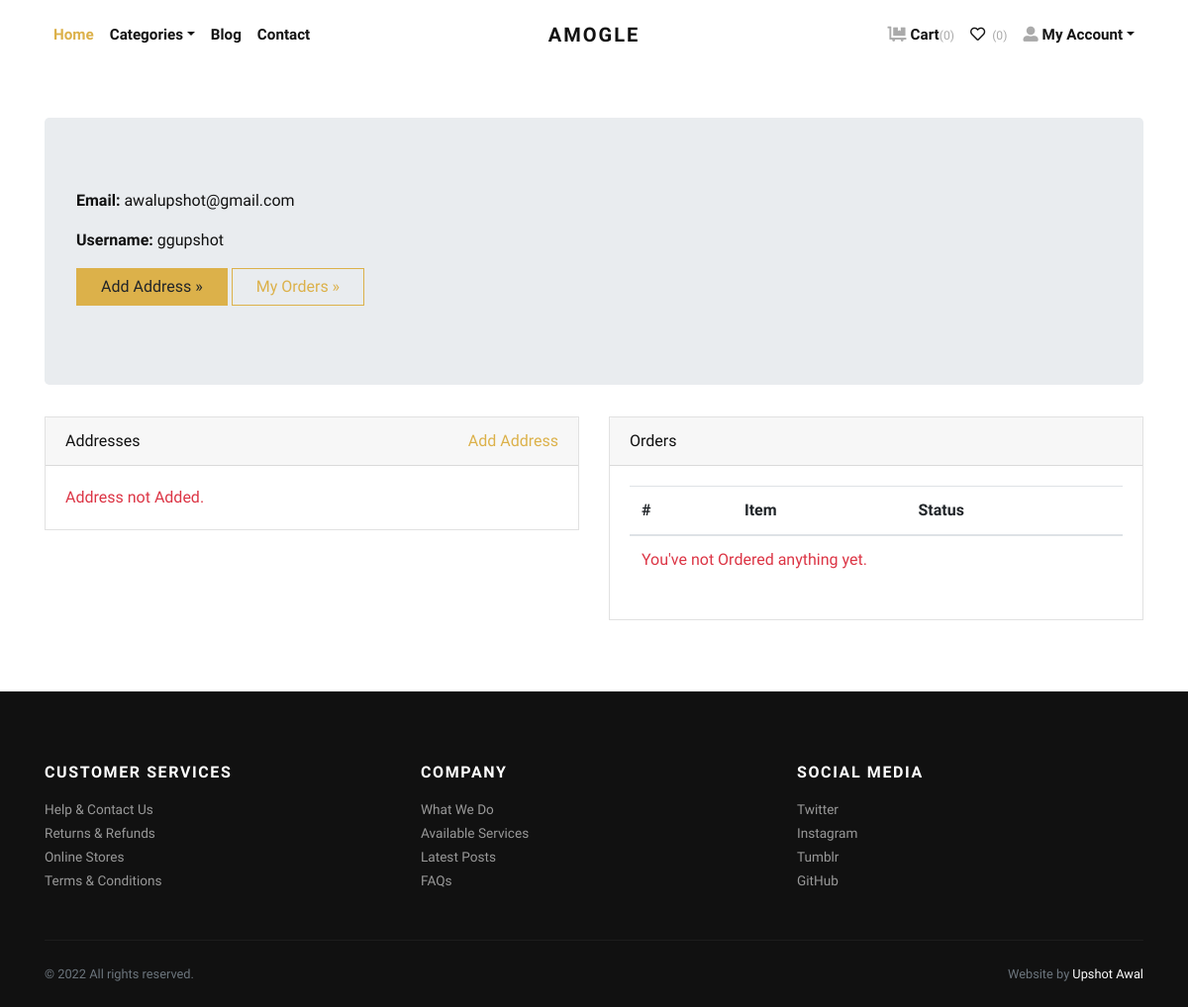
/accounts/profile/ (signed in), run on an earlier commit of the app's database.
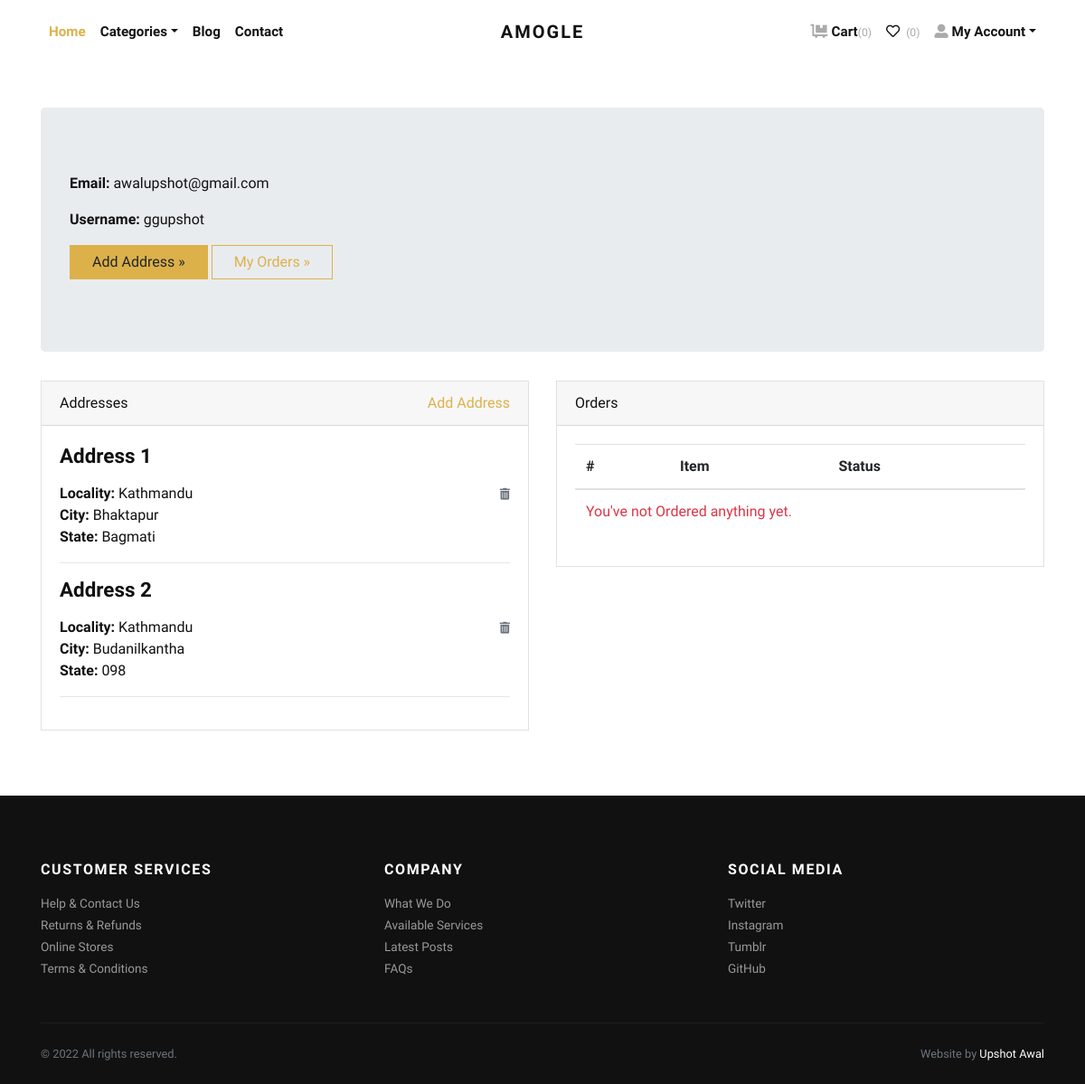
And on a later commit of the database.
### store/models.py (models this page shows, shortened)
class Address(models.Model):
    user = models.ForeignKey(User, verbose_name="User",
                             on_delete=models.CASCADE)
    locality = models.CharField(
        max_length=150, verbose_name="Nearest Location")
    city = models.CharField(max_length=150, verbose_name="City")
    state = models.CharField(max_length=150, verbose_name="State")

### store/views.py (the view)
# urls.py: path('accounts/profile/', views.profile, name="profile"),
@login_required
def profile(request):
    addresses = Address.objects.filter(user=request.user)
    orders = Order.objects.filter(user=request.user)
    return render(request, 'account/profile.html', {'addresses': addresses, 'orders': orders})

### store/context_preprocessors.py (called while the page is built)
def store_menu(request):
    categories = Category.objects.filter(is_active=True)
    context = {
        'categories_menu': categories,
    }
    return context

def cart_menu(request):
    if request.user.is_authenticated:
        cart_items= Cart.objects.filter(user=request.user)
        context = {
            'cart_items': cart_items,
        }
    else:
        context = {}
    return context

### templates/account/profile.html (shortened to what this page needs)
{% extends 'base.html' %}
{% load static %}
    {% block content %}
      <div class="container py-5">
        <div class="jumbotron">
          <p><strong>Email:</strong> {{request.user.email}}</p>
          <p><strong>Username:</strong> {{request.user.username}}</p>
          <p><a class="btn btn-primary btn-large" href="{% url 'store:add-address' %}">Add Address »</a> <a class="btn btn-outline-primary btn-large" href="#">My Orders »</a></p>
        </div>
        <div class="row">
          <div class="col-lg-6">
            <div class="card mb-4" id="headings">
              <div class="card-header">Addresses <span class="float-right"><a href="{% url 'store:add-address' %}">Add Address</a></span></div>
              <div class="card-body">
                {% if addresses %}
                    {% for address in addresses %}
                        <h4 class="mb-3">Address {{forloop.counter}}</h4>
                        <span class="float-right"><a href="{% url 'store:remove-address' address.id %}"><i class="fas fa-trash-alt small text-muted"></i></a></span>
                        <p>
                            <strong>Locality: </strong>{{address.locality}} <br>
                            <strong>City: </strong>{{address.city}} <br>
                            <strong>State: </strong>{{address.state}} <br>
                        </p>
                        <hr>
                    {% endfor %}
                {% else %}
                <div class="text-danger">
                  Address not Added.
                </div>
                {% endif %}
              </div>
            </div>
          </div>
          <div class="col-lg-6">
            <div class="card mb-4" id="tables">
              <div class="card-header">Orders</div>
              <div class="card-body">
                <table class="table table-hover">
                  <thead>
                    <tr>
                      <th>#</th>
                      <th>Item</th>
                      <th>Status</th>
                    </tr>
                  </thead>
                  <tbody>
                    {% if orders %}
                      {% for order in orders %}
                        <tr>
                          <td>{{forloop.counter}}</td>
                          <td>{{order.product.title}}</td>
                          <td>
                            {{order.status}}
                          </td>
                        </tr>
                      {% endfor %}
                    {% else %}
                    <tr>
                      <td class="text-danger" colspan="3">You've not Ordered anything yet.</td>
                    </tr>
                    {% endif %}
                  </tbody>
                </table>
              </div>
            </div>
          </div>
        </div>
      </div>
{% endblock content %}

### templates/base.html (shortened to what this page needs)
{% load static %}
<!DOCTYPE html>
<html>
  <head>
    <link rel="stylesheet" href="{% static 'vendor/bootstrap/css/bootstrap.min.css' %}">
    <link rel="stylesheet" href="{% static 'vendor/lightbox2/css/lightbox.min.css' %}">
    <link rel="stylesheet" href="{% static 'vendor/nouislider/nouislider.min.css' %}">
    <link rel="stylesheet" href="{% static 'vendor/bootstrap-select/css/bootstrap-select.min.css' %}">
    <link rel="stylesheet" href="{% static 'vendor/owl.carousel2/assets/owl.carousel.min.css' %}">
    <link rel="stylesheet" href="{% static 'vendor/owl.carousel2/assets/owl.theme.default.css' %}">
    <link rel="stylesheet" href="{% static 'css/style.default.css' %}" id="theme-stylesheet">
    <link rel="stylesheet" href="{% static 'css/custom.css' %}">
  </head>
  <body>
    <div class="page-holder">
      {% include 'navbar.html' %}
      {% block content %}
      {% endblock content %}
      {% include 'footer.html' %}
      {% include 'scripts.html' %}

### templates/navbar.html (shortened to what this page needs)
{% load static %}
      <header class="header bg-white">
        <div class="container px-0 px-lg-3">
          <nav class="navbar navbar-expand-lg navbar-light py-3 px-lg-0"><a class="navbar-brand" href="{% url 'store:home' %}"><span class="font-weight-bold text-uppercase text-dark">Amogle</span></a>
            <div class="collapse navbar-collapse" id="navbarSupportedContent">
              <ul class="navbar-nav mr-auto">
                <li class="nav-item">
                  <a class="nav-link active" href="{% url 'store:home' %}">Home</a>
                </li>
                <li class="nav-item dropdown"><a class="nav-link dropdown-toggle" id="pagesDropdown" href="#" data-toggle="dropdown" aria-haspopup="true" aria-expanded="false">Categories</a>
                </li>
                <li class="nav-item">
                  <a class="nav-link" href="{% url 'store:blog' %}">Blog</a>
                </li>
                <li class="nav-item">
                  <a class="nav-link" href="{% url 'store:home' %}">Contact</a>
                </li>
              </ul>
              <ul class="navbar-nav ml-auto">
                {% if request.user.is_authenticated %}
                  <li class="nav-item"><a class="nav-link" href="{% url 'store:cart' %}"> <i class="fas fa-dolly-flatbed mr-1 text-gray"></i>Cart<small class="text-gray">({{cart_items.count}})</small></a></li>
                  <li class="nav-item"><a class="nav-link" href="#"> <i class="far fa-heart mr-1"></i><small class="text-gray"> (0)</small></a></li>
                  <li class="nav-item dropdown"><a class="nav-link dropdown-toggle" id="pagesDropdown" href="#" data-toggle="dropdown" aria-haspopup="true" aria-expanded="false"><i class="fas fa-user-alt mr-1 text-gray"></i>My Account</a></a>
                </li>
                {% else %}
                  <li class="nav-item"><a class="nav-link" href="{% url 'store:login' %}">Login</a></li>
                  <li class="nav-item"><a class="nav-link" href="{% url 'store:register' %}">Create Account</a></li>
                {% endif %}
              </ul>
            </div>
          </nav>
        </div>
      </header>

### templates/footer.html
<footer class="bg-dark text-white">
        <div class="container py-4">
          <div class="row py-5">
            <div class="col-md-4 mb-3 mb-md-0">
              <h6 class="text-uppercase mb-3">Customer services</h6>
              <ul class="list-unstyled mb-0">
                <li><a class="footer-link" href="#">Help &amp; Contact Us</a></li>
                <li><a class="footer-link" href="#">Returns &amp; Refunds</a></li>
                <li><a class="footer-link" href="#">Online Stores</a></li>
                <li><a class="footer-link" href="#">Terms &amp; Conditions</a></li>
              </ul>
            </div>
            <div class="col-md-4 mb-3 mb-md-0">
              <h6 class="text-uppercase mb-3">Company</h6>
              <ul class="list-unstyled mb-0">
                <li><a class="footer-link" href="#">What We Do</a></li>
                <li><a class="footer-link" href="#">Available Services</a></li>
                <li><a class="footer-link" href="#">Latest Posts</a></li>
                <li><a class="footer-link" href="#">FAQs</a></li>
              </ul>
            </div>
            <div class="col-md-4">
              <h6 class="text-uppercase mb-3">Social media</h6>
              <ul class="list-unstyled mb-0">
                <li><a class="footer-link" href="#">Twitter</a></li>
                <li><a class="footer-link" href="#">Instagram</a></li>
                <li><a class="footer-link" href="#">Tumblr</a></li>
                <li><a class="footer-link" href="#">GitHub</a></li>
              </ul>
            </div>
          </div>
          <div class="border-top pt-4" style="border-color: #1d1d1d !important">
            <div class="row">
              <div class="col-lg-6">
                <p class="small text-muted mb-0">&copy; 2022 All rights reserved.</p>
              </div>
              <div class="col-lg-6 text-lg-right">
                <p class="small text-muted mb-0">Website by <a class="text-white reset-anchor" href="https://www.youtube.com" target="_blank">Upshot Awal</a></p>
              </div>
            </div>
          </div>
        </div>
      </footer>

### templates/scripts.html (shortened to what this page needs)
{% load static %}
      <link rel="stylesheet" href="https://use.fontawesome.com/releases/v5.7.1/css/all.css">
    </div>
  </body>
</html>

### static/css/style.default.css (style rules this page uses)
.text-gray { color: #aaa !important; }
strong { font-weight: 700; }
.navbar { position: relative; }
@media (min-width: 992px) { .navbar-brand { position: absolute; top: 50%; left: 50%; -webkit-transform: translate(-50%, -50%); transform: translate(-50%, -50%); } }
.footer-link { font-size: 0.85rem; position: relative; color: #999; transition: all 0.3s; }
.footer-link::before { content: '\f0da'; display: inline-block; font-family: 'Font Awesome\ 5 Free'; font-weight: 900; position: absolute; top: 50%; left: 0; -webkit-transform: translateY(-50%); transform: translateY(-50%); color: #fff; transition: all 0.3s; opacity: 0; }
.text-uppercase { text-transform: uppercase; letter-spacing: 0.1em; }
.reset-anchor { color: inherit; transition: all 0.3s; }
.navbar { padding: 0.5rem 1rem; }
.navbar-brand { display: inline-block; padding-top: 0.3125rem; padding-bottom: 0.3125rem; margin-right: 1rem; font-size: 1.25rem; }
.navbar-light .navbar-brand { color: #dcb14a; }
.navbar-light .navbar-nav .nav-link { color: rgba(17, 17, 17, 0.99); font-weight: 800; font-size: 0.95rem; transition: all 0.3s; }
.navbar-light .navbar-nav .show > .nav-link, .navbar-light .navbar-nav .active > .nav-link, .navbar-light .navbar-nav .nav-link.show, .navbar-light .navbar-nav .nav-link.active { color: #dcb14a; }
.btn { font-weight: 400; border: 1px solid transparent; font-family: inherit; padding: 0.375rem 1.5rem; font-size: 1rem; line-height: 1.5; border-radius: 0; transition: color 0.15s ease-in-out, background-color 0.15s ease-in-out, border-color 0.15s ease-in-out, box-shadow 0.15s ease-in-out; }
.btn-primary { color: #212529; background-color: #dcb14a; border-color: #dcb14a; }
.btn-outline-primary { color: #dcb14a; background-color: transparent; background-image: none; border-color: #dcb14a; }
body { font-family: "Libre Franklin", sans-serif; font-size: 1rem; font-weight: 400; line-height: 1.5; color: #111111; background-color: #fff; }
a { color: #dcb14a; text-decoration: none; }
h1, h2, h3, h4, h5, h6, .h1, .h2, .h3, .h4, .h5, .h6 { margin-bottom: 0.5rem; font-family: inherit; font-weight: 900; line-height: 1.2; color: inherit; }
h4, .h4 { font-size: 1.4rem; }
h6, .h6 { font-size: 1rem; }
hr { border-top: 1px solid rgba(17, 17, 17, 0.1); }
small, .small { font-size: 80%; font-weight: 400; }
.bg-dark { background-color: #111111 !important; }
.text-danger { color: #dc3545 !important; }
.text-dark { color: #111111 !important; }
.nav-link { padding: 0.5rem 1rem; }
.card { background-color: #fff; border: 1px solid rgba(17, 17, 17, 0.125); border-radius: 0; }
.card-body { padding: 1.25rem; }
.card-header { padding: 0.75rem 1.25rem; background-color: rgba(17, 17, 17, 0.03); border-bottom: 1px solid rgba(17, 17, 17, 0.125); }
.card-header:first-child { border-radius: calc(0 - 1px) calc(0 - 1px) 0 0; }

What changed in the data, as far as the page shows it:
added Address: locality "Kathmandu", city "Bhaktapur", state "Bagmati"
added Address: locality "Kathmandu", city "Budanilkantha", state "098"
Also different on the page:
text no longer shown: "Address not Added."
